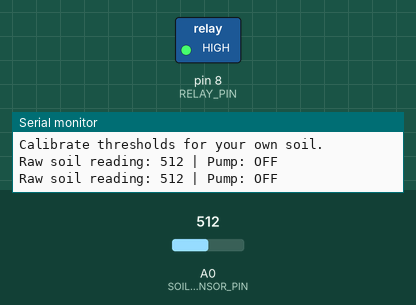
A sketch run on a simulated Arduino Uno, built with avr-gcc and run on an emulated ATmega328P. Shown: switched loads named in the sketch (green lamp = pin HIGH), the last lines printed to the serial monitor. The inputs (shaded band) are chosen by the test bench; at power-on: A0 (SOIL_SENSOR_PIN) = 512.

Above: at 1.8 s.
1.9 s: A0 (SOIL_SENSOR_PIN) set to 640
3.4 s: A0 (SOIL_SENSOR_PIN) set to 667
At 5.0 s:
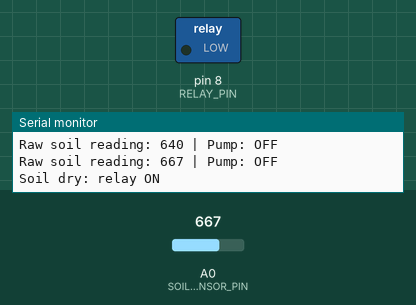
Timing chart, 0 to 6.5 s (numbered marks = the images above; inputs shaded):
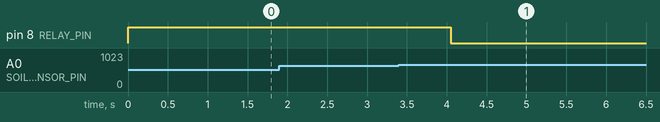

The sketch:

arduino_code.ino
```cpp
/*
  Smart Irrigation System
  Board: Arduino Uno
  Sensor: LM393 soil moisture module, analog output -> A0
  Relay: 5V relay module, input -> D8

  Assumptions:
  - Sensor reading is higher when soil is dry.
  - Relay input is active LOW.
  - Thresholds must be calibrated for the actual sensor and soil.
*/

const byte SOIL_SENSOR_PIN = A0;
const byte RELAY_PIN = 8;

// Example starting values only. Calibrate using Serial Monitor.
const int DRY_THRESHOLD = 650;
const int WET_THRESHOLD = 450;

// Most common relay modules are active LOW; verify your module.
const byte RELAY_ON_LEVEL  = LOW;
const byte RELAY_OFF_LEVEL = HIGH;

bool pumpIsOn = false;

void setPump(bool turnOn) {
  digitalWrite(RELAY_PIN, turnOn ? RELAY_ON_LEVEL : RELAY_OFF_LEVEL);
  pumpIsOn = turnOn;
}

void setup() {
  // Set OFF state before normal operation.
  digitalWrite(RELAY_PIN, RELAY_OFF_LEVEL);
  pinMode(RELAY_PIN, OUTPUT);
  setPump(false);

  Serial.begin(9600);
  Serial.println(F("Smart Irrigation System started"));
  Serial.println(F("Calibrate thresholds for your own soil."));
}

void loop() {
  const int moistureRaw = analogRead(SOIL_SENSOR_PIN);

  Serial.print(F("Raw soil reading: "));
  Serial.print(moistureRaw);
  Serial.print(F(" | Pump: "));
  Serial.println(pumpIsOn ? F("ON") : F("OFF"));

  // Higher reading means drier soil for the assumed sensor orientation.
  if (!pumpIsOn && moistureRaw >= DRY_THRESHOLD) {
    setPump(true);
    Serial.println(F("Soil dry: relay ON"));
  } else if (pumpIsOn && moistureRaw <= WET_THRESHOLD) {
    setPump(false);
    Serial.println(F("Soil wet: relay OFF"));
  }

  delay(1000);
}
```

Measured:
- the behaviour switches between 649 and 650 on A0 (SOIL_SENSOR_PIN) (found by bisection; images 0 and 1)
- after the input at 3.4 s, pin 8 (RELAY_PIN): HIGH → LOW after 0.65 s
